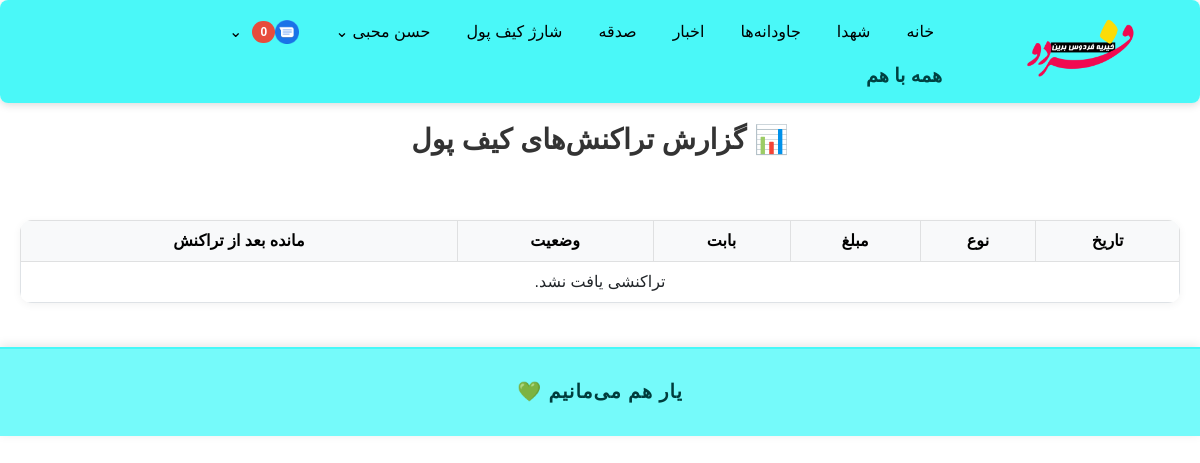
The app's page /wallet/report/ (signed in), older data.
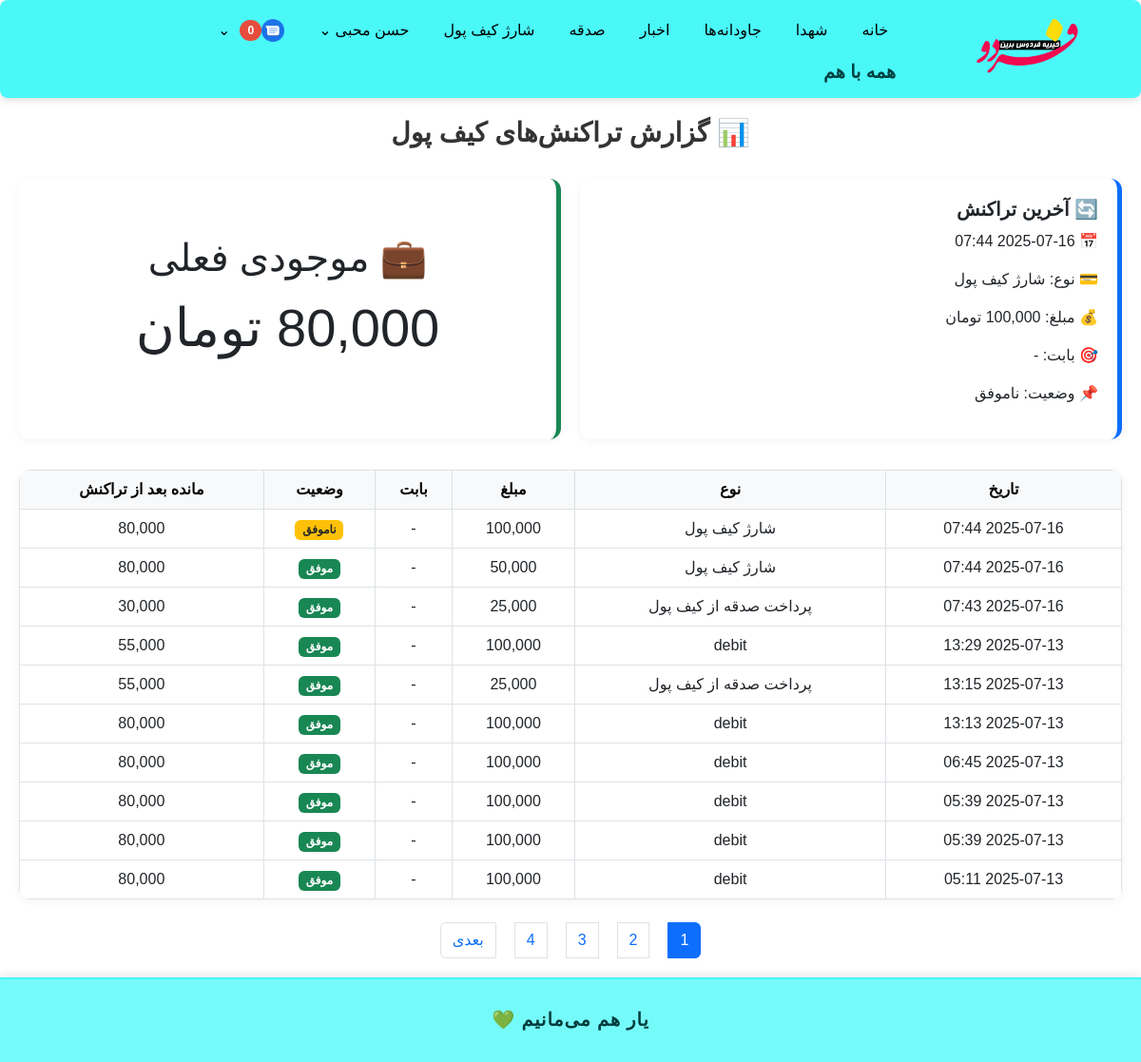
The same page, newer data.
### accounts/models.py (models this page shows, shortened)
class User(AbstractBaseUser, PermissionsMixin):
    GENDER_CHOICES = (
        ('M', 'مرد'),
        ('F', 'زن'),
    )
    phone = models.CharField(max_length=11, unique=True)
    first_name = models.CharField(max_length=100, blank=True)
    last_name = models.CharField(max_length=100, blank=True)
    national_code = models.CharField(max_length=10, blank=True)
    image = models.ImageField(upload_to='profiles/', blank=True, null=True)
    gender = models.CharField(max_length=1, choices=GENDER_CHOICES, blank=True, null=True)
    is_active = models.BooleanField(default=True)
    is_staff = models.BooleanField(default=False)
    is_profile_completed = models.BooleanField(default=False)
    allowed_categories = models.ManyToManyField(
        'news.Category',
        related_name='allowed_users',
        blank=True,
        verbose_name='دسته‌بندی‌های مجاز برای ارسال خبر'
    )
    groups = models.ManyToManyField(
        'auth.Group',
        related_name='accounts_user_set',
        blank=True
    )
    user_permissions = models.ManyToManyField(
        'auth.Permission',
        related_name='accounts_user_permissions_set',
        blank=True
    )
    objects = UserManager()
    USERNAME_FIELD = 'phone'
    def get_full_name(self):
        return f"{self.first_name} {self.last_name}".strip()

### wallet/models.py (models this page shows, shortened)
class WalletTransaction(models.Model):
    TRANSACTION_TYPES = [
        ('CHARGE', 'شارژ کیف پول'),
        ('DONATION', 'پرداخت صدقه از کیف پول'),
        ('COUPON_PURCHASE', 'خرید کوپن ارسال پیام از کیف پول'),
    ]
    STATUS_CHOICES = [
        ('SUCCESS', 'موفق'),
        ('FAILED', 'ناموفق'),
        ('PENDING', 'در انتظار'),
    ]
    wallet = models.ForeignKey(
        Wallet,
        on_delete=models.CASCADE,
        related_name='transactions'
    )
    amount = models.PositiveIntegerField(verbose_name="مبلغ (تومان)")
    transaction_type = models.CharField(
        max_length=20,
        choices=TRANSACTION_TYPES,
        default='CHARGE'
    )
    cause = models.ForeignKey(
        DonationCause,
        on_delete=models.SET_NULL,
        null=True,
        blank=True,
        related_name='wallet_transactions'
    )
    status = models.CharField(
        max_length=10,
        choices=STATUS_CHOICES,
        default='SUCCESS'
    )
    created_at = models.DateTimeField(auto_now_add=True)
    ref_id = models.CharField(max_length=100, null=True, blank=True, verbose_name="شناسه مرجع تراکنش")
    description = models.CharField(
        max_length=255,
        blank=True,
        null=True,
        verbose_name="توضیحات تراکنش"
    )

### wallet/views.py (the view)
# urls.py: path('report/', views.wallet_transactions_report, name='wallet_transactions_report'),
@login_required
def wallet_transactions_report(request):
    wallet = Wallet.objects.filter(user=request.user).first()
    if not wallet:
        return render(request, 'wallet/wallet_report.html', {
            'latest_tx': None,
            'wallet': None,
            'page_obj': [],
        })
    all_transactions = wallet.transactions.order_by('-created_at')
    tx_with_balances = []
    balance = wallet.balance
    for tx in all_transactions:
        tx_with_balances.append({
            'tx': tx,
            'balance_after': balance
        })
        if tx.status == 'SUCCESS':
            if tx.transaction_type == 'CHARGE':
                balance -= tx.amount
            elif tx.transaction_type == 'DONATION':
                balance += tx.amount
    paginator = Paginator(tx_with_balances, 10)
    page_number = request.GET.get('page')
    page_obj = paginator.get_page(page_number)
    return render(request, 'wallet/wallet_report.html', {
        'wallet': wallet,
        'latest_tx': all_transactions.first(),
        'page_obj': page_obj,
    })

### notification/templatetags/notification_tags.py (called while the page is built)
@register.simple_tag(takes_context=True)
def is_notification_manager(context):
    request = context.get("request")
    user = getattr(request, "user", None)
    if user and user.is_authenticated:
        return NotificationGroup.objects.filter(managers=user).exists()
    return False

### templates/wallet/wallet_report.html (shortened to what this page needs)
{% extends "base.html" %}
{% load static %}
{% load humanize %}
{% block content %}
<h2 class="wallet-header">📊 گزارش تراکنش‌های کیف پول</h2>
<div class="wallet-cards">
  {% if latest_tx %}
    <div class="wallet-card bg-latest">
      <h5>🔄 آخرین تراکنش</h5>
      <p>📅 {{ latest_tx.created_at|date:"Y-m-d H:i" }}</p>
      <p>💳 نوع: {{ latest_tx.get_transaction_type_display }}</p>
      <p>💰 مبلغ: {{ latest_tx.amount|floatformat:0|intcomma }} تومان</p>
      <p>🎯 بابت: {{ latest_tx.get_cause_display|default:"-" }}</p>
      <p>📌 وضعیت: {{ latest_tx.get_status_display }}</p>
    </div>
  {% endif %}
  {% if wallet %}
    <div class="wallet-card bg-balance text-center">
      <h1>💼 موجودی فعلی</h1>
      <p style="font-size: 3.5rem;">{{ wallet.balance|floatformat:0|intcomma }} تومان</p>
    </div>
  {% endif %}
</div>
<div class="wallet-table mt-4">
  <table class="table table-bordered table-hover mb-0">
    <thead class="table-light">
      <tr>
        <th>تاریخ</th>
        <th>نوع</th>
        <th>مبلغ</th>
        <th>بابت</th>
        <th>وضعیت</th>
        <th>مانده بعد از تراکنش</th>
      </tr>
    </thead>
    <tbody>
      {% for item in page_obj %}
        <tr>
          <td>{{ item.tx.created_at|date:"Y-m-d H:i" }}</td>
          <td>{{ item.tx.get_transaction_type_display }}</td>
          <td>{{ item.tx.amount|floatformat:0|intcomma }}</td>
          <td>{{ item.tx.get_cause_display|default:"-" }}</td>
          <td>
            {% if item.tx.status == 'SUCCESS' %}
              <span class="badge bg-success">موفق</span>
            {% else %}
              <span class="badge bg-warning text-dark">ناموفق</span>
            {% endif %}
          </td>
          <td>{{ item.balance_after|floatformat:0|intcomma }}</td>
        </tr>
      {% empty %}
        <tr><td colspan="6">تراکنشی یافت نشد.</td></tr>
      {% endfor %}
    </tbody>
  </table>
</div>
<nav>
  <ul class="pagination">
    {% for num in page_obj.paginator.page_range %}
      <li class="page-item {% if page_obj.number == num %}active{% endif %}">
        <a class="page-link" href="?page={{ num }}">{{ num }}</a>
      </li>
    {% endfor %}
    {% if page_obj.has_next %}
      <li class="page-item">
        <a class="page-link" href="?page={{ page_obj.next_page_number }}">بعدی</a>
      </li>
    {% endif %}
  </ul>
</nav>
{% endblock %}

### templates/base.html (shortened to what this page needs)
<!DOCTYPE html>
{% load static %}
{% load notification_tags %}
<html lang="fa">
<head>
    <link rel="stylesheet" href="{% static 'css/persian-datepicker.min.css' %}">
    <link href="https://cdn.jsdelivr.net/npm/bootstrap@5.3.0/dist/css/bootstrap.rtl.min.css" rel="stylesheet">
    <link href="https://cdn.jsdelivr.net/npm/bootstrap-icons@1.10.5/font/bootstrap-icons.css" rel="stylesheet">
    <link rel="stylesheet" href="https://cdn.jsdelivr.net/npm/persian-datepicker@1.2.0/dist/css/persian-datepicker.min.css">
</head>
<body>
    <header>
    <nav style="
        background-color: rgba(43, 247, 247, 0.85);
        display: flex;
        justify-content: space-between;
        align-items: stretch;
        padding: 12px 20px;
        box-shadow: 0 2px 8px rgba(0,0,0,0.15);
        border-radius: 8px;
        backdrop-filter: saturate(180%) blur(10px);
        -webkit-backdrop-filter: saturate(180%) blur(10px);
    ">
        <div style="
            flex: 0 0 auto;
            text-align: center;
            margin-left: 1cm;
            display: flex;
            flex-direction: column;
            justify-content: center;
            width: 200px;
            height: 70px;
        ">
            <a href="/" style="display: inline-block; width: 200px; height: 70px;">
                <img
                    src="{% static 'images/logo.png' %}"
                    alt="Logo"
                    width="200"
                    height="70"
                    style="display: block; width: 100%; height: 100%; object-fit: contain;"
                >
            </a>
        </div>
        <div style="flex: 1; display: flex; flex-direction: column; justify-content: center;">
            <ul style="
                display: flex;
                flex-wrap: wrap;
                justify-content: flex-start;
                gap: 20px;
                list-style: none;
                margin: 0;
                padding: 0;
            ">
                <li><a href="/">خانه</a></li>
                <li><a href="/martyrs/list/">شهدا</a></li>
                <li><a href="{% url 'eternals:list' %}">جاودانه‌ها</a></li>
                <li><a href="{% url 'news:news_list' %}">اخبار</a></li>
                <li><a href="{% url 'donation:donate' %}">صدقه</a></li>
                {% if user.is_authenticated %}
                    <li><a href="{% url 'wallet:charge_wallet' %}">شارژ کیف پول</a></li>
                {% else %}
                    <li><a href="{% url 'accounts:login' %}?next={% url 'wallet:charge_wallet' %}">شارژ کیف پول</a></li>
                    <li><a href="{% url 'accounts:login' %}?next={% url 'accounts:dashboard' %}">پروفایل</a></li>
                {% endif %}
                {% if user.is_authenticated %}
                    <li class="position-relative">
                        <a href="#" class="d-inline-flex align-items-center">
                            {% if user.gender == 'male' %}
                                آقای {{ user.last_name }}
                            {% elif user.gender == 'female' %}
                                خانم {{ user.last_name }}
                            {% else %}
                                {{ user.get_full_name|default:user.phone }}
                            {% endif %}
                            <span class="ms-1">⌄</span>
                        </a>
                    </li>
                    <li class="position-relative">
                        <a href="{% url 'notification:unread_notifications_list' %}" class="d-inline-flex align-items-center">
                            <img src="{% static 'images/message-icon.png' %}" alt="پیام‌ها" style="height: 24px;">
                            <span id="unread-notifications-count"
                                style="background-color: #e74c3c; color: white; border-radius: 12px; padding: 2px 8px;
                                        font-size: 12px; font-weight: 700; margin-left: 6px; min-width: 22px;
                                        text-align: center; display: inline-block;">
                                0
                            </span>
                            <span class="ms-1">⌄</span>
                        </a>
                            {% is_notification_manager as is_manager %}
                    </li>
                {% else %}
                    <li><a href="{% url 'accounts:login' %}">ورود</a></li>
                {% endif %}
            </ul>
            <div style="margin-top: 10px; font-weight: bold; font-size: 1.2em; color: #004141;">
                همه با هم
            </div>
        </div>
    </nav>
</header>
<main>
    {% block content %}{% endblock %}
</main>
<footer style="
    background-color: #2bf7f7a6;
    text-align: center;
    padding: 1.5em;
    font-family: 'Vazirmatn', sans-serif;
    font-size: 1.2em;
    font-weight: bold;
    color: #003c3c;
    box-shadow: 0 -2px 10px rgba(0, 0, 0, 0.1);
    border-top: 2px solid #2bf7f7a6;
    letter-spacing: 1px;
">
    یار هم می‌مانیم 💚
</footer>
</body>
</html>

### templates/base.html (style rules this page uses)
html, body { direction: rtl; font-family: sans-serif; margin: 0; padding: 0; background-color: #ffffff; overflow: visible !important; position: static !important; z-index: auto !important; }
main { padding: 20px; }
header { background-color: #ffffff; padding: 0; }
nav ul { list-style: none; display: flex; justify-content: flex-start; gap: 20px; padding: 0; margin: 0; }
nav ul li { position: relative; z-index: 9999; }
nav ul li a { color: #000; text-decoration: none; padding: 8px; display: block; }
footer { background-color: #333; color: white; padding: 10px 20px; }

### templates/wallet/wallet_report.html (style rules this page uses)
.wallet-header { text-align: center; font-size: 1.75rem; font-weight: bold; margin-bottom: 2rem; color: #333; }
.wallet-cards { display: flex; flex-wrap: wrap; gap: 20px; justify-content: center; margin-bottom: 2rem; }
.wallet-card { flex: 1 1 280px; background: #fff; border-radius: 12px; box-shadow: 0 2px 8px rgba(0,0,0,0.05); padding: 20px; min-height: 180px; display: flex; flex-direction: column; justify-content: center; transition: transform 0.2s ease; }
.wallet-card h5 { font-weight: bold; margin-bottom: 10px; }
.bg-latest { border-right: 5px solid #0d6efd; }
.bg-balance { border-right: 5px solid #198754; }
.wallet-table { background: #fff; border-radius: 12px; overflow: hidden; box-shadow: 0 2px 8px rgba(0,0,0,0.05); }
.wallet-table table { margin: 0; }
.wallet-table th, .wallet-table td { text-align: center; vertical-align: middle; }
.pagination { justify-content: center; margin-top: 1.5rem; }

Row changes from the older to the newer data that the page shows:
added WalletTransaction: created_at "2025-07-16 07:44", transaction_type "شارژ کیف پول", status "ناموفق", tx.created_at "2025-07-16 07:44", tx.transaction_type "شارژ کیف پول", tx.amount "100,000", tx.cause "-", balance_after "80,000"
added WalletTransaction: tx.created_at "2025-07-16 07:44", tx.transaction_type "شارژ کیف پول", tx.amount "50,000", tx.cause "-", status "موفق", balance_after "80,000"
added WalletTransaction: tx.created_at "2025-07-16 07:43", tx.transaction_type "پرداخت صدقه از کیف پول", tx.amount "25,000", tx.cause "-", status "موفق", balance_after "30,000"
added WalletTransaction: tx.created_at "2025-07-13 13:29", tx.transaction_type "debit", tx.amount "100,000", tx.cause "-", status "موفق", balance_after "55,000"
added WalletTransaction: tx.created_at "2025-07-13 13:15", tx.transaction_type "پرداخت صدقه از کیف پول", tx.amount "25,000", tx.cause "-", status "موفق", balance_after "55,000"
added WalletTransaction: tx.created_at "2025-07-13 13:13", tx.transaction_type "debit", tx.amount "100,000", tx.cause "-", status "موفق", balance_after "80,000"
added WalletTransaction: tx.created_at "2025-07-13 06:45", tx.transaction_type "debit", tx.amount "100,000", tx.cause "-", status "موفق", balance_after "80,000"
added WalletTransaction: tx.created_at "2025-07-13 05:39", tx.transaction_type "debit", tx.amount "100,000", tx.cause "-", status "موفق", balance_after "80,000"
added WalletTransaction: tx.created_at "2025-07-13 05:39", tx.transaction_type "debit", tx.amount "100,000", tx.cause "-", status "موفق", balance_after "80,000"
added WalletTransaction: tx.created_at "2025-07-13 05:11", tx.transaction_type "debit", tx.amount "100,000", tx.cause "-", status "موفق", balance_after "80,000"
Text that changed along with them:
{{ latest_tx.get_cause_display|default:"-" }}: (not shown) → "-"
text no longer shown: "تراکنشی یافت نشد."
text now shown: "🔄 آخرین تراکنش 📅 💳 نوع: 💰 مبلغ: تومان 🎯 بابت: 📌 وضعیت: 💼 موجودی فعلی تومان بعدی"
new list line: "1"
new list line: "2"
new list line: "3"
new list line: "4"
